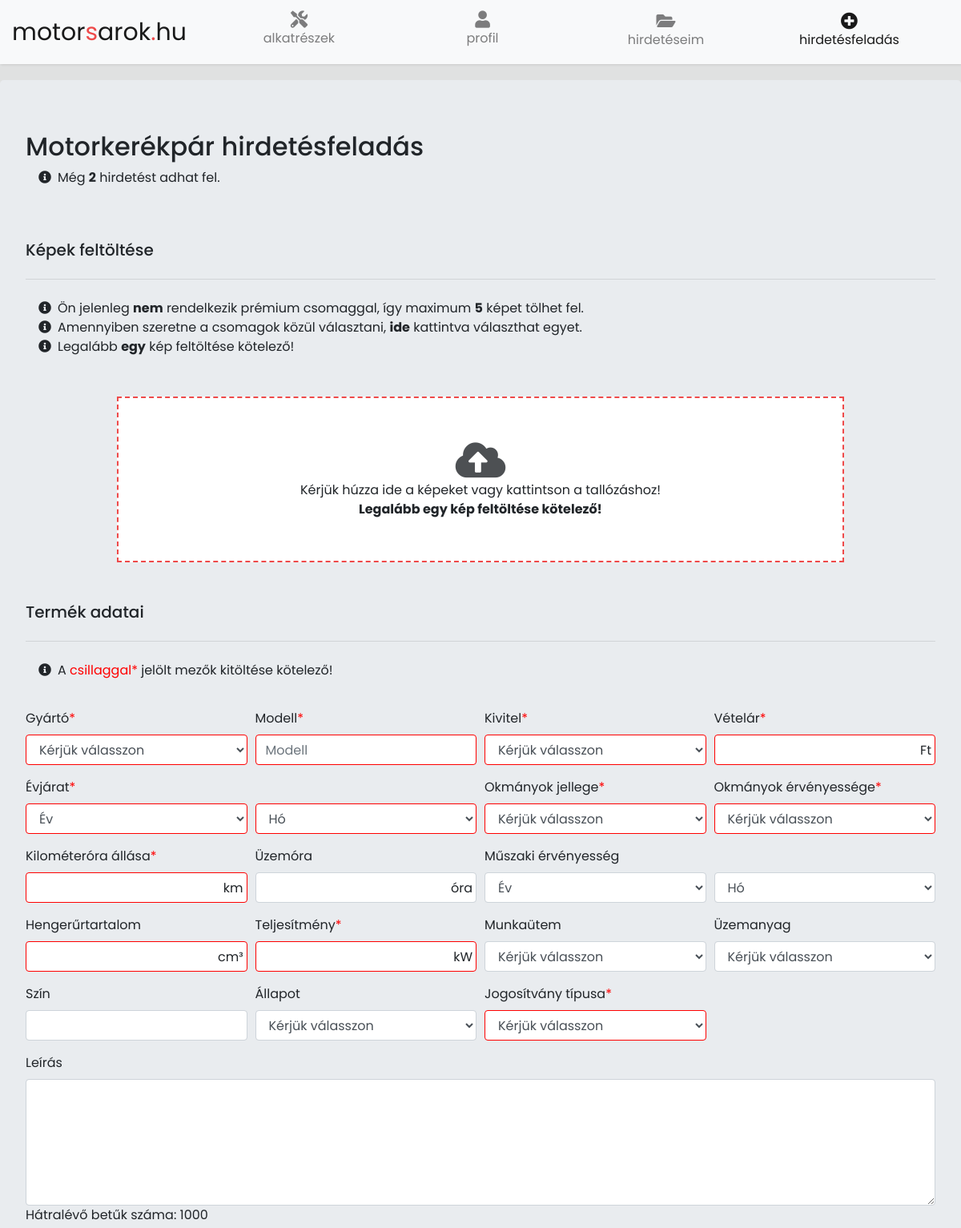
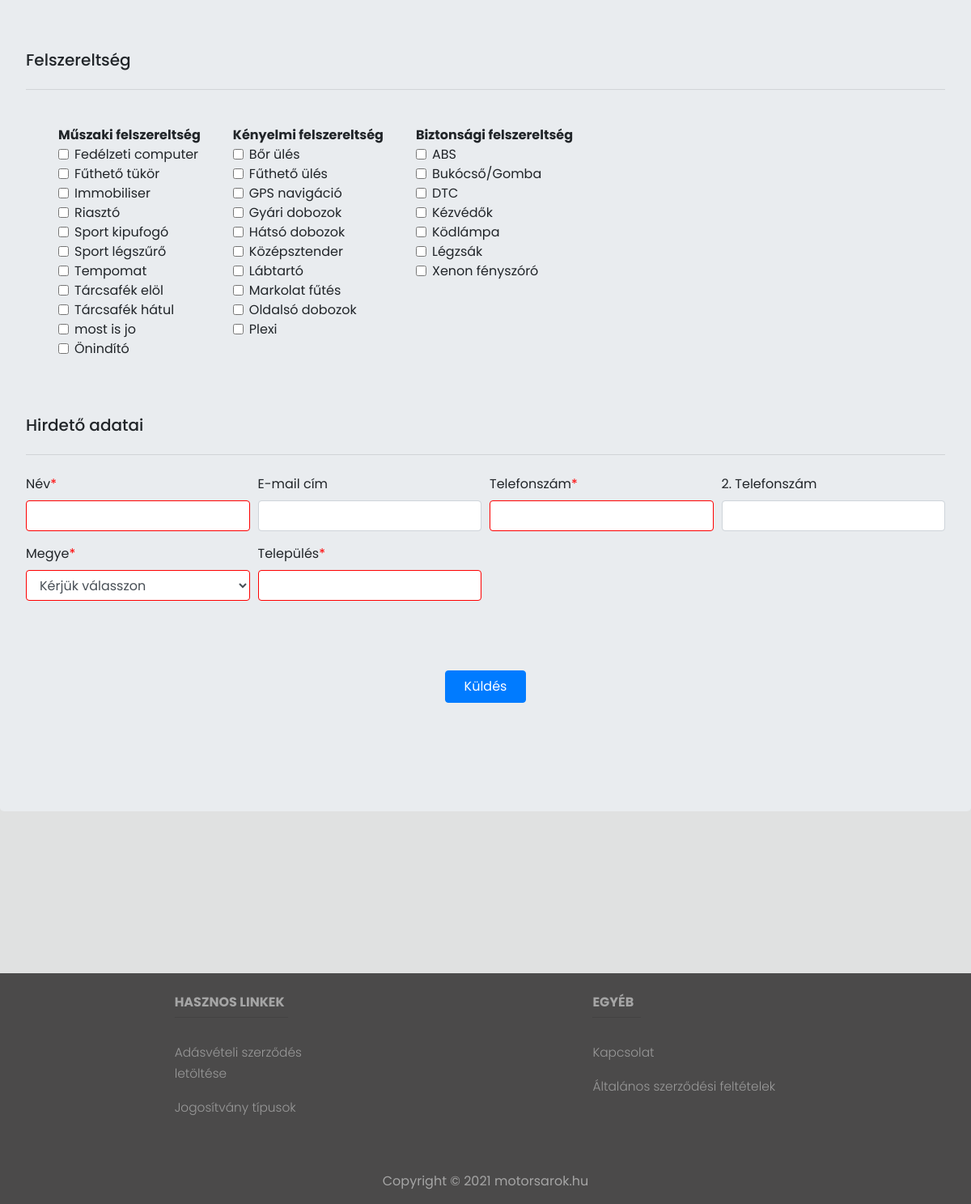
/hirdetesfeladas.php (signed in), run on the app's committed database (2 pictures, top to bottom).
### tables this page shows
CREATE TABLE `users` (
  `id` int(11) NOT NULL,
  `username` varchar(255) NOT NULL,
  `email` varchar(255) NOT NULL,
  `password` varchar(255) NOT NULL,
  `avatar` varchar(255) NOT NULL,
  `created` datetime NOT NULL DEFAULT current_timestamp(),
  `premium` int(10) DEFAULT 0,
  `premiumstart` datetime DEFAULT NULL,
  `premiumexpiration` datetime DEFAULT NULL,
  `is_admin` tinyint(4) DEFAULT 0
);

CREATE TABLE `technical_equipment` (
  `id` int(11) NOT NULL,
  `name` varchar(255) NOT NULL
);

CREATE TABLE `comfort_equipment` (
  `id` int(11) NOT NULL,
  `name` varchar(255) NOT NULL
);

CREATE TABLE `safety_equipment` (
  `id` int(11) NOT NULL,
  `name` varchar(255) NOT NULL
);

### hirdetesfeladas.php (the view, shortened to what the rows shown need)
<?php
require_once("config.php");
$premiumInfo = $premiumColor = $maxAdsInfo = "";
$userid = $_SESSION['id'];
$sql2 = "SELECT premium FROM users WHERE id = ?";
$stmt2 = $link->prepare($sql2);
$stmt2->bind_param("i", $userid);
$stmt2->execute();
$result = $stmt2->get_result();
$rec = $result->fetch_assoc();
$premium = $rec['premium'];
$technical_equipment_sql = "SELECT * FROM technical_equipment ORDER BY name";
$technical_equipment_result = $link->query($technical_equipment_sql);
$comfort_equipment_sql = "SELECT * FROM comfort_equipment ORDER BY name";
$comfort_equipment_result = $link->query($comfort_equipment_sql);
$safety_equipment_sql = "SELECT * FROM safety_equipment ORDER BY name";
$safety_equipment_result = $link->query($safety_equipment_sql);
switch ($premium) {
    case 0:
        $maxImage = 5;
        $premiumInfo = "";
        $premiumColor = "default-color";
        break;
}
?>
<!DOCTYPE html>
<html>
<head>
    <link rel="stylesheet" href="https://stackpath.bootstrapcdn.com/bootstrap/4.3.1/css/bootstrap.min.css">
    <link rel="stylesheet" href="assets/CSS/style.css">
    <link rel="stylesheet" href="https://use.fontawesome.com/releases/v5.8.2/css/all.css">
    <link type="text/css" rel="stylesheet" href="assets/CSS/image-uploader.min.css">
    <link rel="stylesheet" href="assets/CSS/alertify.css">
    <link rel="stylesheet" href="assets/CSS/default.min.css">
    <link rel="stylesheet" href="assets/CSS/dropzone.css">
</head>
<body>
    <div id="content">
        <div class="jumbotron">
            <form action="upload.php" method="post" enctype='multipart/form-data' id="add">
                <h2 class="display-6">Motorkerékpár hirdetésfeladás</h2>
                <ul class="fa-ul">
                    <?php
                    if (empty($premiumInfo)) {
                        echo '<li><span class="fa-li"><i class="fas fa-info-circle"></i></span>Ön jelenleg <b>nem</b> rendelkezik prémium csomaggal, így maximum <b>' . $maxImage . '</b> képet tölhet fel.</li>';
                        echo '<li><span class="fa-li"><i class="fas fa-info-circle"></i></span>Amennyiben szeretne a csomagok közül választani, <b><a href="profile.php">ide</a></b> kattintva választhat egyet.</li>';
                    } else {
                        echo '<li><span class="fa-li"><i class="fas fa-info-circle"></i></span>Ön jelenleg <b><span id="' . $premiumColor . '">' . $premiumInfo . '</span></b> csomaggal rendelkezik, így maximum <b>' . $maxImage . '</b> képet tölthet fel.</li>';
                    }
                    ?>
                </ul>
                <div class="equipment-container">
                    <div id="first">
                        <?php
                        if ($technical_equipment_result->num_rows > 0) {
                            while ($row = $technical_equipment_result->fetch_assoc()) {
                                echo "<div class='form-check'>";
                                echo "<input type='checkbox' class='form-check-input' name='technical[" . $row['id'] . "]' id='technical-" . $row['id'] . "' value='1'>";
                                echo "<label class='form-check-label' for='technical-" . $row['id'] . "'>" . $row['name'] . "</label>";
                                echo "</div>";
                            }
                        } else {
                            echo 'Nincs elérhető műszaki felszereltség!';
                        }
                        ?>
                    </div>
                    <div id="second">
                        <?php
                        if ($comfort_equipment_result->num_rows > 0) {
                            while ($row = $comfort_equipment_result->fetch_assoc()) {
                                echo "<div class='form-check'>";
                                echo "<input type='checkbox' class='form-check-input' name='comfort[" . $row['id'] . "]' id='comfort-" . $row['id'] . "' value='1'>";
                                echo "<label class='form-check-label' for='comfort-" . $row['id'] . "'>" . $row['name'] . "</label>";
                                echo "</div>";
                            }
                        } else {
                            echo 'Nincs elérhető kényelmi felszereltség!';
                        }
                        ?>
                    </div>
                    <div id="third">
                        <?php
                        if ($safety_equipment_result->num_rows > 0) {
                            while ($row = $safety_equipment_result->fetch_assoc()) {
                                echo "<div class='form-check'>";
                                echo "<input type='checkbox' class='form-check-input' name='safety[" . $row['id'] . "]' id='safety-" . $row['id'] . "' value='1'>";
                                echo "<label class='form-check-label' for='safety-" . $row['id'] . "'>" . $row['name'] . "</label>";
                                echo "</div>";
                            }
                        } else {
                            echo 'Nincs elérhető kényelmi felszereltség!';
                        }
                        ?>
                    </div>
                </div>
            </form>
        </div>
    </div>
</body>
</html>

### data on the page
users: premium "5"
technical_equipment: name "Fedélzeti computer"
technical_equipment: name "Fűthető tükör"
technical_equipment: name "Immobiliser"
technical_equipment: name "Riasztó"
technical_equipment: name "Sport kipufogó"
technical_equipment: name "Sport légszűrő"
technical_equipment: name "Tempomat"
technical_equipment: name "Tárcsafék elöl"
technical_equipment: name "Tárcsafék hátul"
technical_equipment: name "most is jo"
technical_equipment: name "Önindító"
comfort_equipment: name "Bőr ülés"
comfort_equipment: name "Fűthető ülés"
comfort_equipment: name "GPS navigáció"
comfort_equipment: name "Gyári dobozok"
comfort_equipment: name "Hátsó dobozok"
comfort_equipment: name "Középsztender"
comfort_equipment: name "Lábtartó"
comfort_equipment: name "Markolat fűtés"
comfort_equipment: name "Oldalsó dobozok"
comfort_equipment: name "Plexi"
safety_equipment: name "ABS"
safety_equipment: name "Bukócső/Gomba"
safety_equipment: name "DTC"
safety_equipment: name "Kézvédők"
safety_equipment: name "Ködlámpa"
safety_equipment: name "Légzsák"
safety_equipment: name "Xenon fényszóró"

### other printed values
$calc "2"
